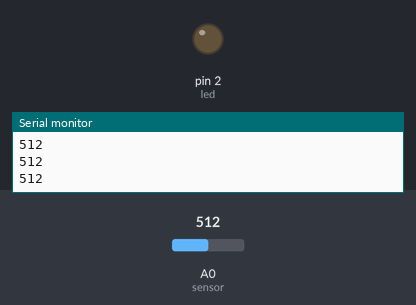
A sketch run on a simulated Arduino Uno, built with avr-gcc and run on an emulated ATmega328P. Shown: output pins drawn as LEDs (lit = HIGH), the last lines printed to the serial monitor. The inputs (shaded band) are chosen by the test bench; at power-on: A0 (sensor) = 512.

Above: at 1.2 s.
1.3 s: A0 (sensor) set to 32
2.8 s: A0 (sensor) set to 26
At 3.9 s:
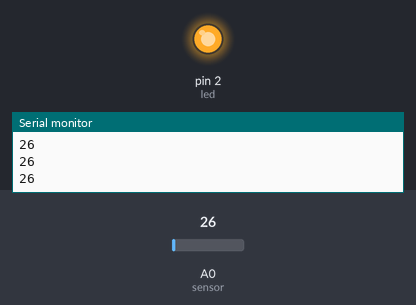
4.3 s: A0 (sensor) set to 122
At 5.0 s:
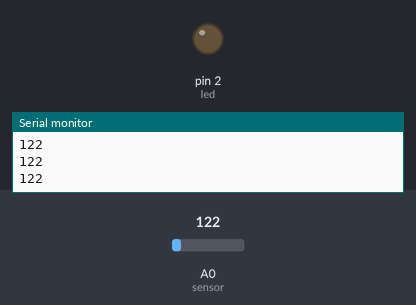
5.8 s: A0 (sensor) set to 20
At 6.2 s:
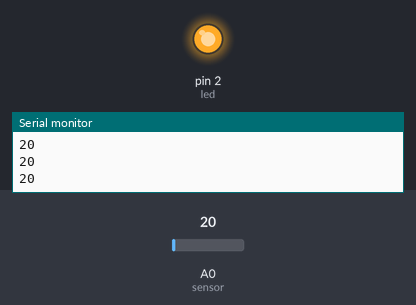
Timing chart, 0 to 8.3 s (numbered marks = the images above; inputs shaded):
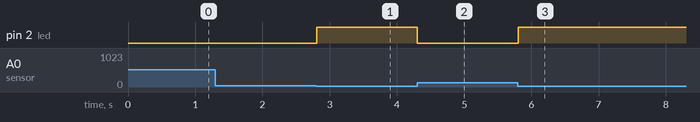

Measured:
- the behaviour switches between 30 and 29 on A0 (sensor) (found by bisection; images 0 and 1)
- after the input at 2.8 s, pin 2 (led): LOW → HIGH at once
- after the input at 4.3 s, pin 2 (led): HIGH → LOW at once
- after the input at 5.8 s, pin 2 (led): LOW → HIGH at once

The sketch:

led_with_fire_alarm.ino
```cpp
int sensor=A0;
int led=2;
//int threshold= 30;

void setup() {
  // put your setup code here, to run once:
pinMode(sensor,INPUT);
pinMode(led,OUTPUT);
Serial.begin(9600);
}

void loop() {
  // put your main code here, to run repeatedly:
  int val=analogRead(sensor);
  Serial.println(val);
  if(val<30){
    digitalWrite(led,HIGH);
  }
  else{
    digitalWrite(led,LOW);
  }

}
```
